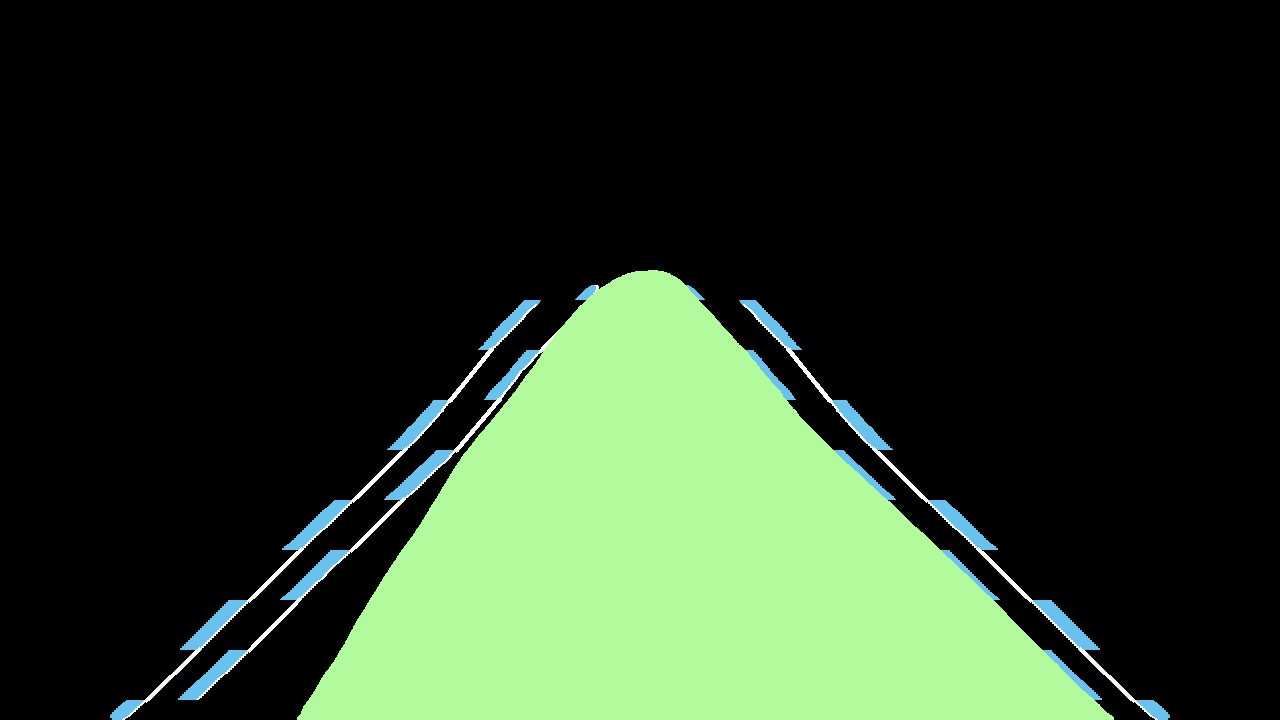
#> input picture tampered_images/0.png, 1280 x 720 px
$ python -i remove_line.py   (imports and definitions only)
#> lines starting #> are read from the running program, lines starting #| are printed output that depends on the picture
import numpy as np
import matplotlib.pyplot as plt
import time
import cv2


# convert into grey scale image
def grey(image):
    image = np.asarray(image)
    return cv2.cvtColor(image, cv2.COLOR_RGB2GRAY)


# Gaussian blur to reduce noise and smoothen the image


def gauss(image):
    return cv2.GaussianBlur(image, (5, 5), 0)


# Canny edge detection


def canny(image, nx, ny):
    edges = cv2.Canny(image, 1, 1)
    return edges


# [52 lines left out: functions region, average, compute_intersection, not called in this run]


def is_point_in_frame(px, py, minx, miny, maxx, maxy):
    return minx <= px <= maxx and miny <= py <= maxy


# [44 lines left out: functions line_intersection, make_points, display_lines, not called in this run]


def skeletonize(img):
    # Ensure the image is binary
    # img = cv2.threshold(img, 127, 255, cv2.THRESH_BINARY)[1]

    # Get a cross-shaped structuring element
    element = cv2.getStructuringElement(cv2.MORPH_CROSS, (3, 3))

    # Repeat until there are no changes in the image
    done = False
    skel = np.zeros(img.shape, np.uint8)
    while not done:
        # Perform erosion
        eroded = cv2.erode(img, element)
        # Perform opening on the eroded image
        temp = cv2.dilate(eroded, element)
        # Subtract the opened image from the original image
        temp = cv2.subtract(img, temp)
        # Bitwise OR the temp image (skeleton part) with the skel image
        skel = cv2.bitwise_or(skel, temp)
        # Update the image for the next iteration
        img = eroded.copy()

        # If the image is fully eroded, we are done
        done = cv2.countNonZero(img) == 0

    return skel


# [126 lines left out: functions dbug_image, connect_components_directionally, find_closest_edge_points, filter_da, plot, not called in this run]


list_of_images = []
# max 150
# [43 lines not run here, left out]

>>> import cv2
>>> picture = cv2.cvtColor(cv2.imread('tampered_images/0.png'), cv2.COLOR_BGR2RGB)
#> the loop in skeletonize, `while not done:` made 1 pass
#> pass 1, in skeletonize, `eroded = cv2.erode(img, element)`:
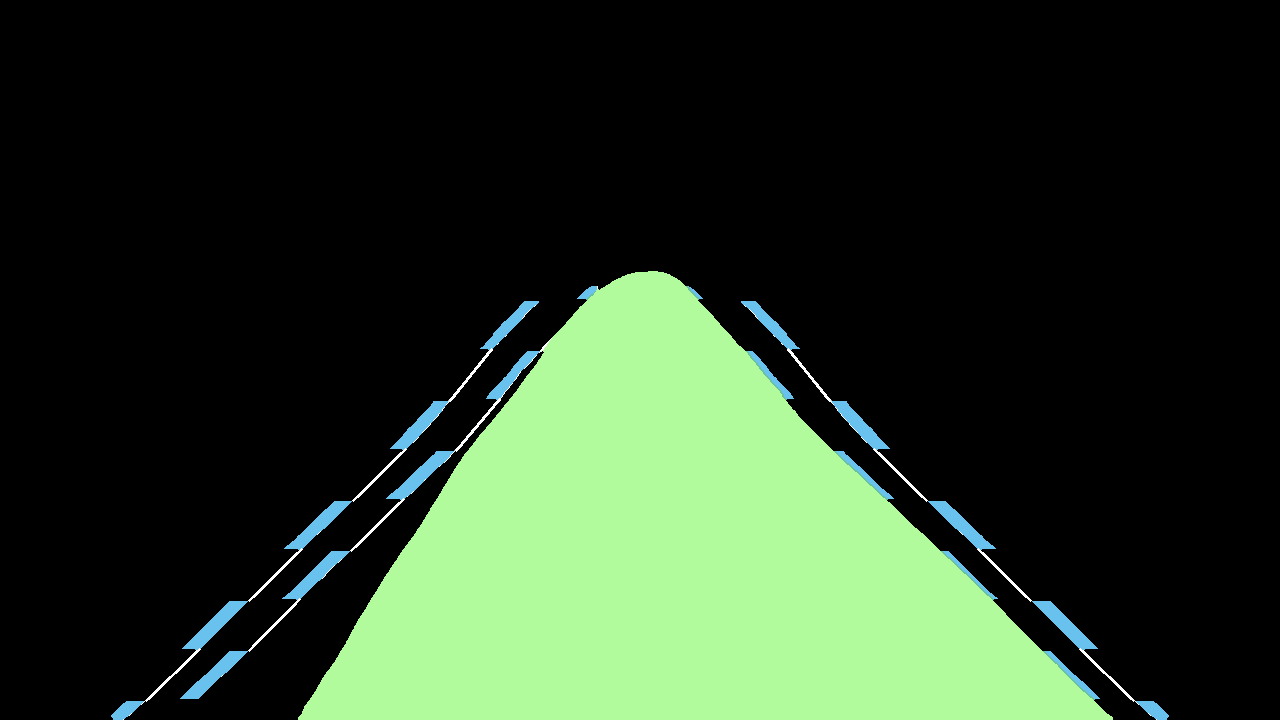
#> eroded: shape (720, 1280, 3); mean R, G, B 40.1, 57.2, 37.5
#> pass 1, in skeletonize, `temp = cv2.subtract(img, temp)`:
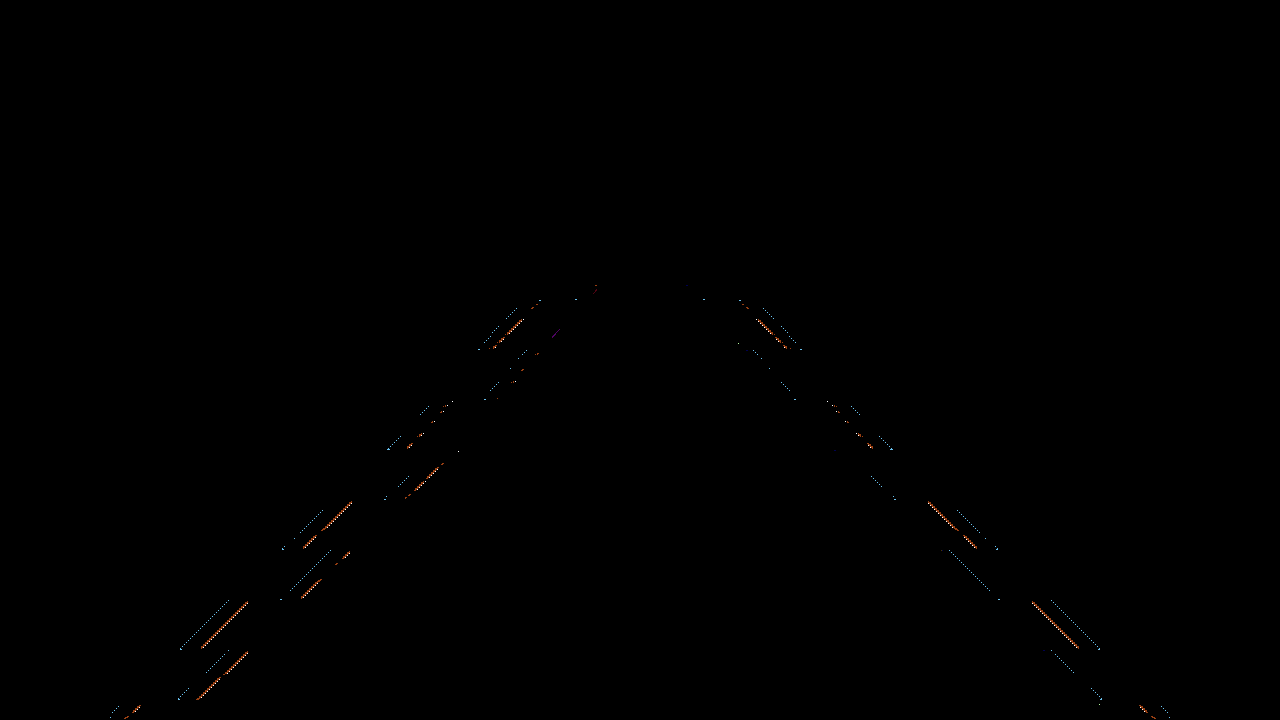
#> temp: shape (720, 1280, 3); mean R, G, B 0.2, 0.2, 0.1
#> (the run stopped early here; a loop or call above may not have finished)
